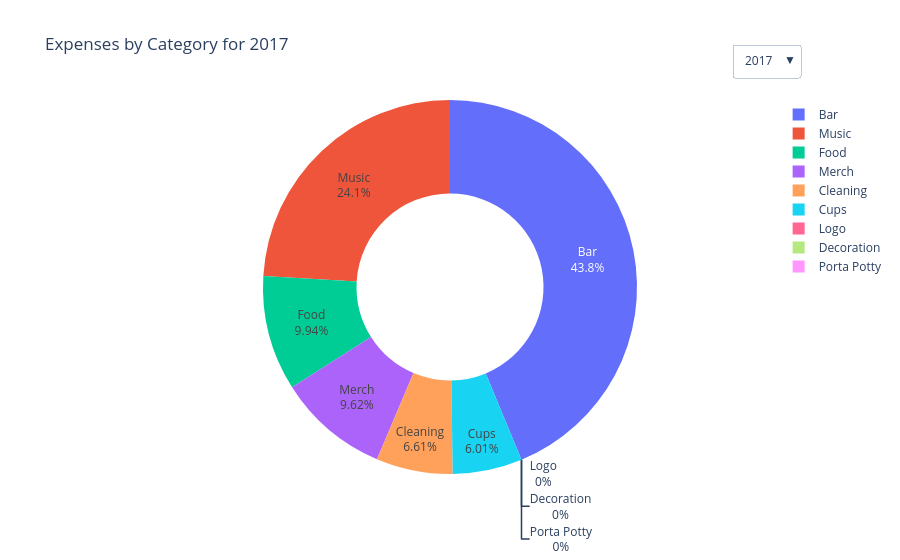

Notebook code for this chart:
### Code cell
# Donut chart of expenses by category and year with dropdown to select year
# Prepare data
category_order = [
    "Music",
    "Bar",
    "Food",
    "Cleaning",
    "Logo",
    "Cups",
    "Merch",
    "Decoration",
    "Porta Potty",
]
years = sorted(exp_df["Year"].unique())
data = []
buttons = []

for i, year in enumerate(years):
    df_year = exp_df[exp_df["Year"] == year]
    sums = df_year.groupby("Category")["Amount"].sum().reindex(category_order).fillna(0)
    # Donut chart trace for this year
    data.append(
        go.Pie(
            labels=category_order,
            values=sums.values,
            name=str(year),
            hole=0.5,
            visible=(i == 0),  # Only first year visible at start
            textinfo="percent+label",
            hovertemplate="%{label}: $%{value:,.0f}<extra></extra>",
        )
    )
    # Button for this year
    visible = [False] * len(years)
    visible[i] = True
    buttons.append(
        dict(
            label=str(year),
            method="update",
            args=[{"visible": visible}, {"title": f"Expenses by Category for {year}"}],
        )
    )

# Create figure
fig = go.Figure(data=data)
fig.update_layout(
    title=f"Expenses by Category for {years[0]}",
    updatemenus=[
        dict(active=0, buttons=buttons, x=1, y=1.15, xanchor="center", yanchor="top")
    ],
)
fig.show()

### Figure 1 — Plotly figure (JSON) as saved in the notebook; plotly's stock layout.template omitted (floating-point values rounded to 4 significant figures)
{"data": [{"hole": 0.5, "hovertemplate": "%{label}: $%{value:,.0f}<extra></extra>", "labels": ["Music", "Bar", "Food", "Cleaning", "Logo", "Cups", "Merch", "Decoration", "Porta Potty"], "name": "2017", "textinfo": "percent+label", "type": "pie", "values": [400, 727.7, 165.3, 110, 0, 100, 160, 0, 0], "visible": true}, {"hole": 0.5, "hovertemplate": "%{label}: $%{value:,.0f}<extra></extra>", "labels": ["Music", "Bar", "Food", "Cleaning", "Logo", "Cups", "Merch", "Decoration", "Porta Potty"], "name": "2018", "textinfo": "percent+label", "type": "pie", "values": [500, 649, 145, 100, 0, 140.6, 0, 100, 0], "visible": false}, {"hole": 0.5, "hovertemplate": "%{label}: $%{value:,.0f}<extra></extra>", "labels": ["Music", "Bar", "Food", "Cleaning", "Logo", "Cups", "Merch", "Decoration", "Porta Potty"], "name": "2019", "textinfo": "percent+label", "type": "pie", "values": [600, 1543.0, 197.8, 100, 45, 195.5, 156.6, 60, 165.5], "visible": false}, {"hole": 0.5, "hovertemplate": "%{label}: $%{value:,.0f}<extra></extra>", "labels": ["Music", "Bar", "Food", "Cleaning", "Logo", "Cups", "Merch", "Decoration", "Porta Potty"], "name": "2021", "textinfo": "percent+label", "type": "pie", "values": [900, 1206.0, 323.4, 100, 74.8, 214.1, 76.39, 0, 0], "visible": false}, {"hole": 0.5, "hovertemplate": "%{label}: $%{value:,.0f}<extra></extra>", "labels": ["Music", "Bar", "Food", "Cleaning", "Logo", "Cups", "Merch", "Decoration", "Porta Potty"], "name": "2022", "textinfo": "percent+label", "type": "pie", "values": [950, 1494.0, 557.7, 332.4, 200, 137.8, 0, 209.8, 150], "visible": false}, {"hole": 0.5, "hovertemplate": "%{label}: $%{value:,.0f}<extra></extra>", "labels": ["Music", "Bar", "Food", "Cleaning", "Logo", "Cups", "Merch", "Decoration", "Porta Potty"], "name": "2023", "textinfo": "percent+label", "type": "pie", "values": [900, 1415.0, 359.9, 460, 200, 471.8, 60, 132, 150], "visible": false}, {"hole": 0.5, "hovertemplate": "%{label}: $%{value:,.0f}<extra></extra>", "labels": ["Music", "Bar", "Food", "Cleaning", "Logo", "Cups", "Merch", "Decoration", "Porta Potty"], "name": "2024", "textinfo": "percent+label", "type": "pie", "values": [700, 1152, 100, 200, 0, 0, 0, 0, 0], "visible": false}, {"hole": 0.5, "hovertemplate": "%{label}: $%{value:,.0f}<extra></extra>", "labels": ["Music", "Bar", "Food", "Cleaning", "Logo", "Cups", "Merch", "Decoration", "Porta Potty"], "name": "2025", "textinfo": "percent+label", "type": "pie", "values": [900, 1583.0, 421.8, 451.9, 54.04, 255.2, 133.6, 110, 150], "visible": false}], "layout": {"title": {"text": "Expenses by Category for 2017"}, "updatemenus": [{"active": 0, "buttons": [{"args": [{"visible": [true, false, false, false, false, false, false, false]}, {"title": "Expenses by Category for 2017"}], "label": "2017", "method": "update"}, {"args": [{"visible": [false, true, false, false, false, false, false, false]}, {"title": "Expenses by Category for 2018"}], "label": "2018", "method": "update"}, {"args": [{"visible": [false, false, true, false, false, false, false, false]}, {"title": "Expenses by Category for 2019"}], "label": "2019", "method": "update"}, {"args": [{"visible": [false, false, false, true, false, false, false, false]}, {"title": "Expenses by Category for 2021"}], "label": "2021", "method": "update"}, {"args": [{"visible": [false, false, false, false, true, false, false, false]}, {"title": "Expenses by Category for 2022"}], "label": "2022", "method": "update"}, {"args": [{"visible": [false, false, false, false, false, true, false, false]}, {"title": "Expenses by Category for 2023"}], "label": "2023", "method": "update"}, {"args": [{"visible": [false, false, false, false, false, false, true, false]}, {"title": "Expenses by Category for 2024"}], "label": "2024", "method": "update"}, {"args": [{"visible": [false, false, false, false, false, false, false, true]}, {"title": "Expenses by Category for 2025"}], "label": "2025", "method": "update"}], "x": 1, "xanchor": "center", "y": 1.15, "yanchor": "top"}]}}
